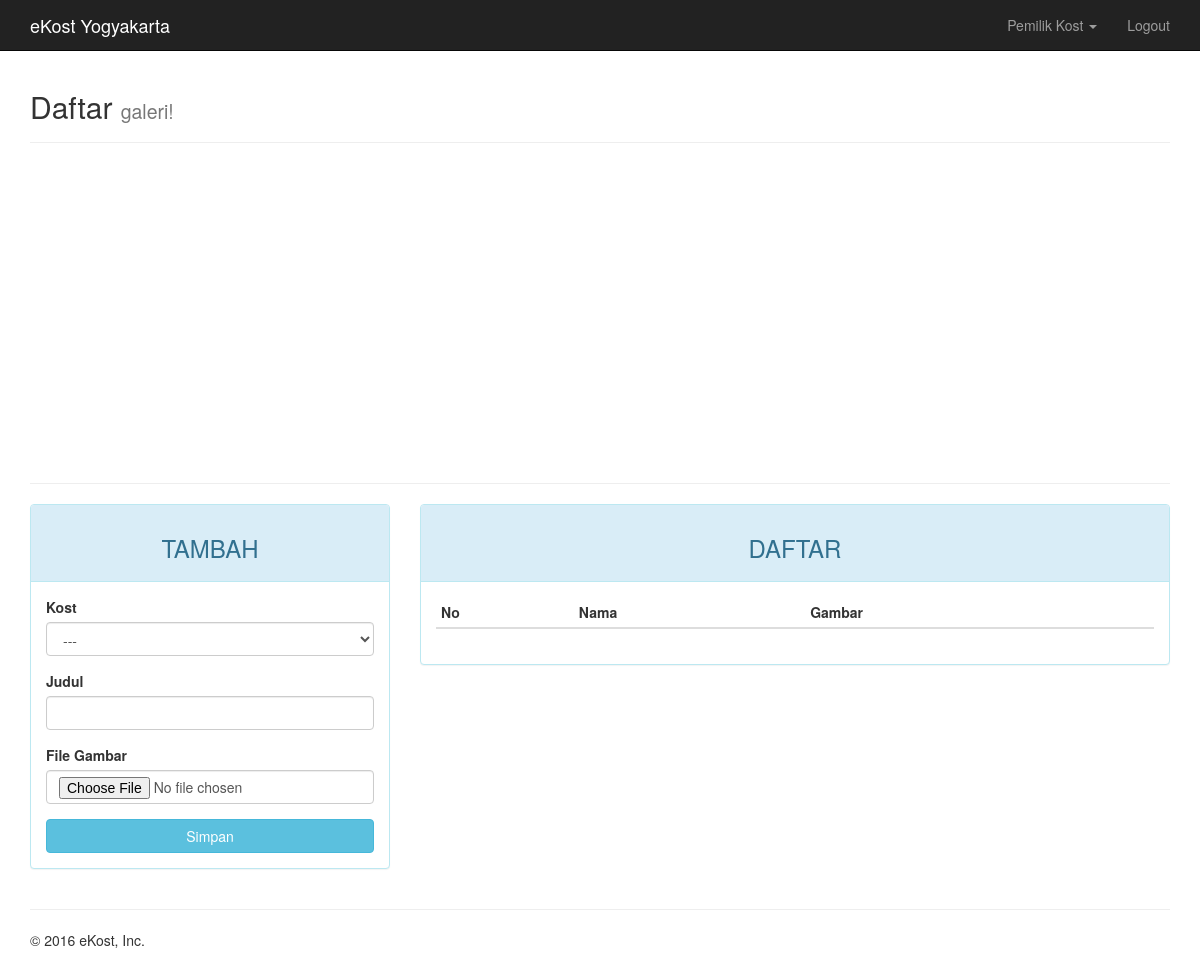
The app's page /?page=galeri (signed in), older data.
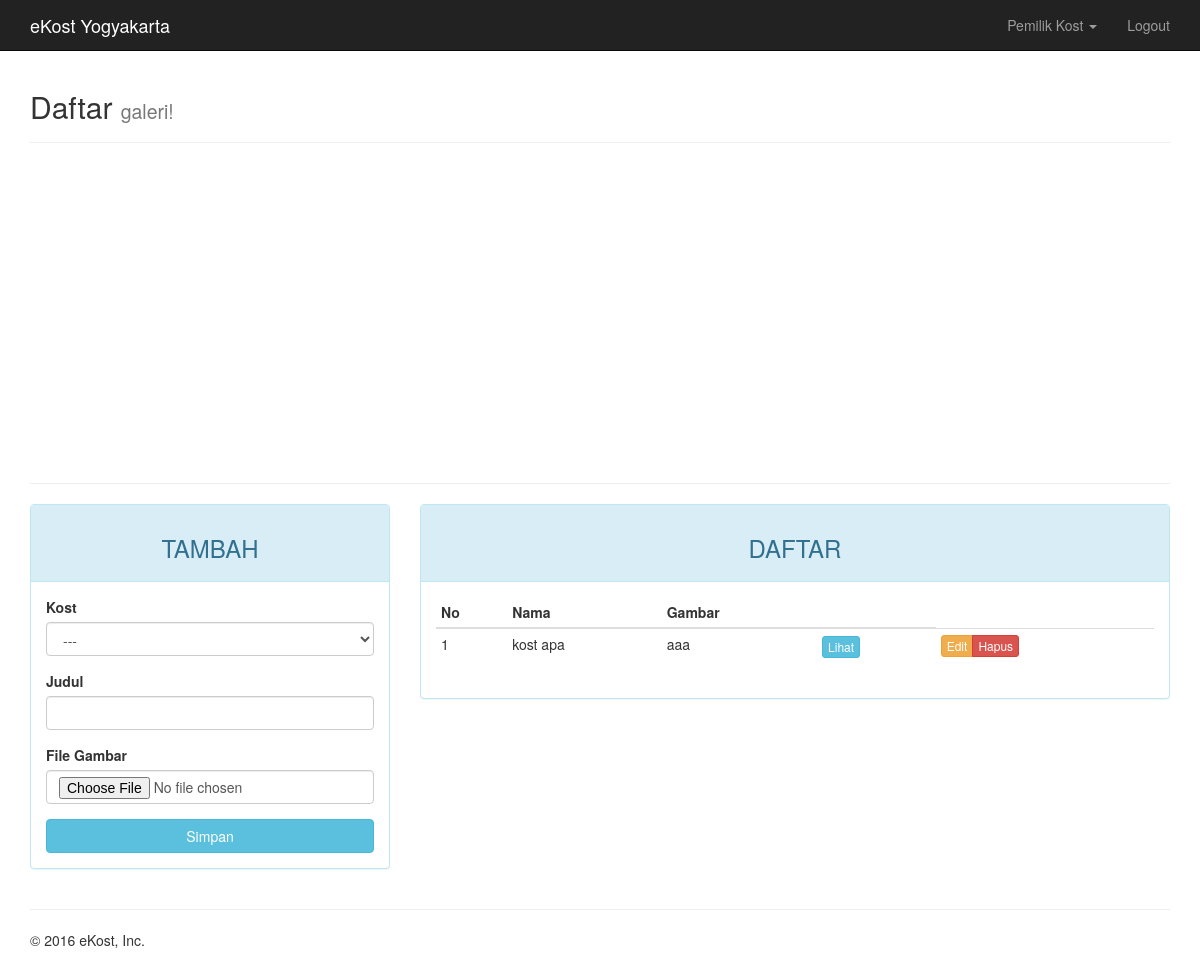
The same page, newer data.
### tables this page shows
CREATE TABLE `galeri` (
  `id_galeri` int(11) NOT NULL,
  `id_kost` int(11) NOT NULL,
  `judul` varchar(40) NOT NULL,
  `file` varchar(60) NOT NULL
);

CREATE TABLE `kost` (
  `id_kost` int(11) NOT NULL,
  `id_pemilik` int(11) NOT NULL,
  `nama` varchar(20) NOT NULL,
  `alamat` varchar(50) NOT NULL,
  `latitude` float NOT NULL,
  `longitude` float NOT NULL,
  `tersedia` int(2) NOT NULL,
  `status` enum('Laki-laki','Perempuan') DEFAULT NULL,
  `fasilitas` text NOT NULL,
  `harga_3bulan` int(9) NOT NULL,
  `harga_6bulan` int(9) NOT NULL,
  `harga_pertahun` int(9) NOT NULL,
  `pengunjung` int(11) DEFAULT NULL
);

### page/galeri.php (the view, shortened to what this page needs)
<?php
$update = (isset($_GET['action']) AND $_GET['action'] == 'update') ? true : false;
?>
<div class="container">
	<div class="page-header">
		<h2>Daftar <small>galeri!</small></h2>
	</div>
	<div class="row">
		<div class="col-md-12">
			<div id="map" style="width:100%; height:300px"></div>
		</div>
	</div>
	<hr>
	<div class="row">
		<div class="col-md-4">
		    <div class="panel panel-<?= ($update) ? "warning" : "info" ?>">
		        <div class="panel-heading"><h3 class="text-center"><?= ($update) ? "EDIT" : "TAMBAH" ?></h3></div>
		        <div class="panel-body">
		            <form action="<?=$_SERVER['REQUEST_URI']?>" method="POST" enctype="multipart/form-data">
										<div class="form-group">
											<label for="id_kost">Kost</label>
											<select class="form-control" name="id_kost">
												<option>---</option>
											</select>
										</div>
		                <div class="form-group">
	                    <label for="judul">Judul</label>
	                    <input type="text" name="judul" class="form-control" <?= (!$update) ?: 'value="'.$row["judul"].'"' ?>>
		                </div>
		                <div class="form-group">
	                    <label for="file">File Gambar</label>
	                    <input type="file" name="file" class="form-control">
		                </div>
		                <button type="submit" class="btn btn-<?= ($update) ? "warning" : "info" ?> btn-block">Simpan</button>
		            </form>
		        </div>
		    </div>
		</div>
		<div class="col-md-8">
		    <div class="panel panel-info">
		        <div class="panel-heading"><h3 class="text-center">DAFTAR</h3></div>
		        <div class="panel-body">
		            <table class="table table-condensed">
		                <thead>
		                    <tr>
		                        <th>No</th>
														<th>Nama</th>
		                        <th>Gambar</th>
		                        <th></th>
		                    </tr>
		                </thead>
		                <tbody>
		                    <?php $no = 1; ?>
		                    <?php if ($query = $connection->query("SELECT * FROM galeri JOIN kost USING(id_kost) WHERE id_pemilik=$_SESSION[id]")): ?>
		                        <?php while($row = $query->fetch_assoc()): ?>
		                        <tr>
		                            <td><?=$no++?></td>
		                            <td><?=$row['nama']?></td>
		                            <td><?=$row['judul']?></td>
		                            <td><a href="assets/img/kost/<?=$row['file']?>" class="btn btn-info btn-xs fancybox">Lihat</a></td>
		                            <td>
		                                <div class="btn-group">
		                                    <a href="?page=galeri&action=update&key=<?=$row['id_galeri']?>" class="btn btn-warning btn-xs">Edit</a>
		                                    <a href="?page=galeri&action=delete&key=<?=$row['id_galeri']?>" class="btn btn-danger btn-xs">Hapus</a>
		                                </div>
		                            </td>
		                        </tr>
		                        <?php endwhile ?>
		                    <?php endif ?>
		                </tbody>
		            </table>
		        </div>
		    </div>
		</div>
	</div>
</div>

### index.php (shortened to what this page needs)
<?php require_once("config.php");
?>
<!DOCTYPE html>
<html lang="en">
<head>
  <link href="assets/css/bootstrap.min.css" rel="stylesheet">
  <link href="assets/css/ie10-viewport-bug-workaround.css" rel="stylesheet">
  <link href="assets/css/jumbotron.css" rel="stylesheet">
  <link rel="stylesheet" href="assets/fancybox/source/jquery.fancybox.css" type="text/css" media="screen" />
  <link rel="stylesheet" href="assets/fancybox/source/helpers/jquery.fancybox-buttons.css" type="text/css" media="screen" />
  <link rel="stylesheet" href="assets/fancybox/source/helpers/jquery.fancybox-thumbs.css" type="text/css" media="screen" />
</head>
<body onload="initialize()">
  <nav class="navbar navbar-inverse navbar-fixed-top">
    <div class="container">
      <div class="navbar-header">
        <a class="navbar-brand" href="index.php" style="color: white;">eKost Yogyakarta</a>
      </div>
      <div id="navbar" class="navbar-collapse collapse">
        <?php if (isset($_SESSION['is_logged'])): ?>
          <ul class="nav navbar-nav navbar-right">
            <li class="dropdown">
              <a href="#" class="dropdown-toggle" data-toggle="dropdown" role="button" aria-haspopup="true" aria-expanded="false"><?=$_SESSION["nama"]?> <span class="caret"></span></a>
            </li>
            <li><a href="logout.php">Logout</a></li>
          </ul>
        <?php endif; ?>
      </div>
    </div>
  </nav>
  <?php include page($_PAGE); ?>
  <div class="container">
    <hr>
    <footer>
      <p>&copy; 2016 eKost, Inc.</p>
    </footer>
  </div>
</body>
</html>

### assets/css/jumbotron.css (style rules this page uses)
body { padding-top: 50px; padding-bottom: 20px; }

Row changes from the older to the newer data that the page shows:
added galeri: id_kost.nama "kost apa", judul "aaa"
